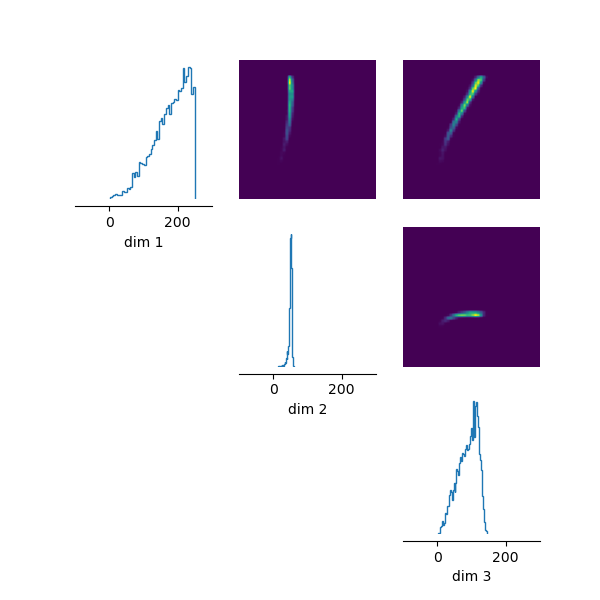

This chart was generated by the following Python code:
### IMPORT PACKAGES AND ALSO REWRITE FUNCTIONS ###

import torch
import multiprocessing
import os

def get_gpu_count():
    return torch.cuda.device_count()

def get_cpu_count():
    return multiprocessing.cpu_count()

if __name__ == "__main__":
    num_gpus = get_gpu_count()
    num_cpus = get_cpu_count()
    print("Number of GPUs (torch.cuda.device_count()):", num_gpus)
    print("Number of CPUs (multiprocessing.cpu_count()):", num_cpus)

print("Number of CPUs (os.cpu_count()):", os.cpu_count())

import pandas as pd
import numpy as np
import matplotlib.pyplot as plt
from scipy.integrate import odeint
import torch
import torch.nn as nn
from torch.autograd import Variable
from sklearn.model_selection import train_test_split
from torch.utils.data import DataLoader, TensorDataset
from sbi.inference import SNPE, prepare_for_sbi, simulate_for_sbi
from sbi import utils as utils
from sbi import analysis as analysis
from sbi.inference.base import infer
import numpy as np

import joblib
import math
from math import ceil
import random
import contextlib
import torch
import sys
from numpy import fft, ndarray
from scipy.stats import norm
import os
import seaborn as sns
from pyro.infer.mcmc.api import MCMC
from warnings import warn
from torch import Tensor, split, randint, cat
from typing import Any, Callable, Optional, Tuple, Union, Dict
from joblib import Parallel, delayed
from tqdm import tqdm
from tqdm.auto import tqdm, trange
from pyro.infer.mcmc import HMC, NUTS
from sbi.inference import prepare_for_sbi, SNLE
from sbi import utils as utils
from sbi import analysis as analysis
from sbi.types import Shape, TorchTransform
from sbi.utils.get_nn_models import (likelihood_nn,)
from sbi.samplers.mcmc import SliceSamplerVectorized
from sbi.samplers.mcmc.slice_numpy import MCMCSampler
from sbi.utils import tensor2numpy

def seed_all_backends(seed: Optional[Union[int, Tensor]] = None) -> None:
    if seed is None:
        seed = int(torch.randint(10_000_000, size=(1,)))
    else:
        # Cast Tensor to int (required by math.random since Python 3.11)
        seed = int(seed)
    random.seed(seed)
    np.random.seed(seed)
    torch.manual_seed(seed)
    torch.cuda.manual_seed(seed)
    torch.backends.cudnn.deterministic = True # type: ignore
    torch.backends.cudnn.benchmark = False # type: ignore

@contextlib.contextmanager
def tqdm_joblib(tqdm_object):
    def tqdm_print_progress(self):
        if self.n_completed_tasks > tqdm_object.n:
            n_completed = self.n_completed_tasks - tqdm_object.n
            tqdm_object.update(n=n_completed)
    
    original_print_progress = joblib.parallel.Parallel.print_progress
    joblib.parallel.Parallel.print_progress = tqdm_print_progress
    
    try:
        yield tqdm_object
    finally:
        joblib.parallel.Parallel.print_progress = original_print_progress
        tqdm_object.close()

class SliceSampler(MCMCSampler):
    def __init__(self, x, lp_f, max_width=float("inf"), init_width: Union[float, np.ndarray] = 0.05, thin=None, tuning: int = 50, verbose: bool = False,):
        MCMCSampler.__init__(self, x, lp_f, thin, verbose=verbose)
        self.max_width = max_width
        self.init_width = init_width
        self.width = None
        self.tuning = tuning
        
    def _tune_bracket_width(self, rng):
        order = list(range(self.n_dims))
        x = self.x.copy()

        self.width = np.full(self.n_dims, self.init_width)

        tbar = trange(self.tuning, miniters=2, disable=not self.verbose)
        tbar.set_description("Tuning bracket width...")
        for n in tbar:
            # for n in range(int(self.tuning)):
            rng.shuffle(order)
            for i in range(self.n_dims):
                x[i], wi = self._sample_from_conditional(i, x[i], rng)
                self.width[i] += (wi - self.width[i]) / (n + 1)

    def _sample_from_conditional(self, i: int, cxi, rng):
        assert self.width is not None, "Chain not initialized."

        # conditional log prob
        Li = lambda t: self.lp_f(np.concatenate([self.x[:i], [t], self.x[i + 1 :]]))
        wi = self.width[i]

        # sample a slice uniformly
        logu = Li(cxi) + np.log(1.0 - rng.rand())

        # position the bracket randomly around the current sample
        lx = cxi - wi * rng.rand()
        ux = lx + wi
        
        # find lower bracket end
        while Li(lx) >= logu and cxi - lx < self.max_width:
            lx -= wi

        # find upper bracket end
        while Li(ux) >= logu and ux - cxi < self.max_width:
            ux += wi

        # sample uniformly from bracket
        xi = (ux - lx) * rng.rand() + lx

        # if outside slice, reject sample and shrink bracket
        while Li(xi) < logu:
            if xi < cxi:
                lx = xi
            else:
                ux = xi
            xi = (ux - lx) * rng.rand() + lx
       
        return xi, ux - lx
      
def run_fun(SliceSamplerSerial, num_samples, inits, seed, log_prob_fn: Callable, thin: Optional[int] = None, tuning: int = 50, verbose: bool = True, init_width: Union[float, np.ndarray] = 0.01,
            max_width: float = float("inf"), num_workers: int = 1, rng=np.random, show_info: bool = False, logger=sys.stdout) -> np.ndarray:
    np.random.seed(seed)
    posterior_sampler = SliceSampler(inits, lp_f=log_prob_fn, max_width=max_width, init_width=init_width, thin=thin, tuning=tuning, verbose=num_workers == 1 and verbose,)
    
    assert num_samples >= 0, "number of samples can't be negative"

    order = list(range(posterior_sampler.n_dims))
    L_trace = []
    samples = np.empty([int(num_samples), int(posterior_sampler.n_dims)])
    logger = open(os.devnull, "w") if logger is None else logger

    if posterior_sampler.width is None:
        # logger.write('tuning bracket width...\n')
        posterior_sampler._tune_bracket_width(rng)

    tbar = trange(int(num_samples), miniters=10, disable=not posterior_sampler.verbose)
    tbar.set_description("Generating samples")
    for n in tbar:
        # for n in range(int(n_samples)):
        for _ in range(posterior_sampler.thin):
            rng.shuffle(order)

            for i in order:
                posterior_sampler.x[i], _ = posterior_sampler._sample_from_conditional(i, posterior_sampler.x[i], rng)

        samples[n] = posterior_sampler.x.copy()

        posterior_sampler.L = posterior_sampler.lp_f(posterior_sampler.x)
        # logger.write('sample = {0}, log prob = {1:.2}\n'.format(n+1, self.L))

        if show_info:
            L_trace.append(posterior_sampler.L)

    # show trace plot
    if show_info:
        fig, ax = plt.subplots(1, 1)
        ax.plot(L_trace)
        ax.set_ylabel("log probability")
        ax.set_xlabel("samples")
        plt.show(block=False)

    return samples

def run(SliceSamplerSerial, log_prob_fn: Callable, num_samples: int, init_params: np.ndarray, num_chains: int = 1, thin: Optional[int] = None, verbose: bool = True, num_workers: int = 1,) -> np.ndarray:
    num_chains , dim_samples = init_params.shape
    # Generate seeds for workers from current random state.
    seeds = torch.randint(high=1_000_000, size=(num_chains,))
    for seed in seeds:
        seed_all_backends(seed)
    with tqdm_joblib(tqdm(range(num_chains), disable=not verbose, desc=f"""Running {num_chains} MCMC chains with {num_workers} worker{"s" if num_workers>1 else ""}.""", total=num_chains,)):
        all_samples = Parallel(n_jobs=num_workers)(delayed(run_fun)(SliceSamplerSerial, num_samples, initial_params_batch, seed, log_prob_fn)for initial_params_batch, seed in zip(init_params, seeds))
    samples = np.stack(all_samples).astype(np.float32)
    samples = samples.reshape(num_chains, -1, dim_samples)  # chains, samples, dim
    samples = samples[:, :: thin, :]  # thin chains

    # save samples
    return samples

class SliceSamplerSerial:
    def __init__(self, log_prob_fn: Callable, init_params: np.ndarray, num_chains: int = 1, thin: Optional[int] = None, tuning: int = 50, verbose: bool = True, init_width: Union[float, np.ndarray] = 0.01, max_width: float = float("inf"), num_workers: int = 1,):
        self._log_prob_fn = log_prob_fn
        self.x = init_params
        self.num_chains = num_chains
        self.thin = thin
        self.tuning = tuning
        self.verbose = verbose
        self.init_width = init_width
        self.max_width = max_width
        self.n_dims = self.x.size
        self.num_workers = num_workers
        self._samples = None

    def get_samples(self, num_samples: Optional[int] = None, group_by_chain: bool = True) -> np.ndarray:
        if self._samples is None:
            raise ValueError("No samples found from MCMC run.")
        # if not grouped by chain, flatten samples into (all_samples, dim_params)
        if not group_by_chain:
            samples = self._samples.reshape(-1, self._samples.shape[2])
        else:
            samples = self._samples

        # if not specified return all samples
        if num_samples is None:
            return samples
        # otherwise return last num_samples (for each chain when grouped).
        elif group_by_chain:
            return samples[:, -num_samples:, :]
        else:
            return samples[-num_samples:, :]

##############################################################################################################################
        
def _maybe_use_dict_entry(default: Any, key: str, dict_to_check: Dict) -> Any:
    attribute = default if key not in dict_to_check.keys() else dict_to_check[key]
    return attribute

def _get_initial_params(proposal, init_strategy: str, num_chains: int, num_workers: int, show_progress_bars: bool, **kwargs,) -> Tensor: 
    # Build init function
    init_fn = proposal._build_mcmc_init_fn(proposal.proposal, proposal.potential_fn, transform=proposal.theta_transform, init_strategy=init_strategy, **kwargs,)

    # Parallelize inits for resampling only.
    if num_workers > 1 and (init_strategy == "resample" or init_strategy == "sir"):
        def seeded_init_fn(seed):
            torch.manual_seed(seed)
            return init_fn()

        seeds = torch.randint(high=10_000_000, size=(num_chains,))

        # Generate initial params parallelized over num_workers.
        with tqdm_joblib(tqdm(range(num_chains), disable=not show_progress_bars, desc=f"""Generating {num_chains} MCMC inits with {num_workers} workers.""", total=num_chains,)):
            initial_params = torch.cat(Parallel(n_jobs=num_workers)(delayed(seeded_init_fn)(seed) for seed in seeds))
    else:
        initial_params = torch.cat([init_fn() for _ in range(num_chains)])
    return initial_params
    
def _slice_np_mcmc(proposal, num_samples: int, potential_function: Callable, initial_params: Tensor, thin: int, warmup_steps: int, vectorized: bool = False, num_workers: int = 1, init_width: Union[float, ndarray] = 0.01, show_progress_bars: bool = True,) -> Tensor:
    num_chains, dim_samples = initial_params.shape
        
    if not vectorized:
        SliceSamplerMultiChain = SliceSamplerSerial
    else:
        SliceSamplerMultiChain = SliceSamplerVectorized

    posterior_sampler = SliceSamplerMultiChain(init_params=tensor2numpy(initial_params), log_prob_fn=potential_function, num_chains=num_chains, thin=thin, verbose=show_progress_bars, num_workers=num_workers, init_width=init_width,)
    warmup_ = warmup_steps * thin
    num_samples_ = ceil((num_samples * thin) / num_chains)
    # Run mcmc including warmup
    samples = run(posterior_sampler, log_prob_fn=potential_function, num_samples = (warmup_ + num_samples_), init_params = tensor2numpy(initial_params))
    samples = samples[:, warmup_steps:, :]  # discard warmup steps
    samples = torch.from_numpy(samples)  # chains x samples x dim

    # Save posterior sampler.
    proposal._posterior_sampler = posterior_sampler

    # Save sample as potential next init (if init_strategy == 'latest_sample').
    proposal._mcmc_init_params = samples[:, -1, :].reshape(num_chains, dim_samples)

    # Collect samples from all chains.
    samples = samples.reshape(-1, dim_samples)[:num_samples, :]
    assert samples.shape[0] == num_samples
    return samples.type(torch.float32).to(proposal._device)

def sample_my_fun(proposal, sample_shape: Shape = torch.Size(), x: Optional[Tensor] = None, method: Optional[str] = None, thin: Optional[int] = None, warmup_steps: Optional[int] = None, num_chains: Optional[int] = None, init_strategy: Optional[str] = None, init_strategy_parameters: Optional[Dict[str, Any]] = None,
                   init_strategy_num_candidates: Optional[int] = None, mcmc_parameters: Dict = {}, mcmc_method: Optional[str] = None, sample_with: Optional[str] = None, num_workers: Optional[int] = None, show_progress_bars: bool = True,) -> Tensor:
    
    proposal.potential_fn.set_x(proposal._x_else_default_x(x))

    # Replace arguments that were not passed with their default.
    method = proposal.method if method is None else method
    thin = proposal.thin if thin is None else thin
    warmup_steps = proposal.warmup_steps if warmup_steps is None else warmup_steps
    num_chains = proposal.num_chains if num_chains is None else num_chains
    init_strategy = proposal.init_strategy if init_strategy is None else init_strategy
    num_workers = proposal.num_workers if num_workers is None else num_workers
    init_strategy_parameters = (proposal.init_strategy_parameters if init_strategy_parameters is None else init_strategy_parameters)

    if init_strategy_num_candidates is not None:
        warn("""Passing `init_strategy_num_candidates` is deprecated as of sbi v0.19.0. Instead, use e.g.,`init_strategy_parameters={"num_candidate_samples": 1000}`""")
        proposal.init_strategy_parameters["num_candidate_samples"] = (init_strategy_num_candidates)
    if sample_with is not None:
        raise ValueError(f"You set `sample_with={sample_with}`. As of sbi v0.18.0, setting `sample_with` is no longer supported. You have to rerun `.build_posterior(sample_with={sample_with}).`")
    if mcmc_method is not None:
        warn("You passed `mcmc_method` to `.sample()`. As of sbi v0.18.0, this is deprecated and will be removed in a future release. Use `method` instead of `mcmc_method`.")
        method = mcmc_method
    if mcmc_parameters:
        warn("You passed `mcmc_parameters` to `.sample()`. As of sbi v0.18.0, this is deprecated and will be removed in a future release. Instead, pass the variable to `.sample()` directly, e.g. `posterior.sample((1,), num_chains=5)`.")
    # The following lines are only for backwards compatibility with sbi v0.17.2 or older.
    m_p = mcmc_parameters  # define to shorten the variable name
    method = _maybe_use_dict_entry(method, "mcmc_method", m_p)
    thin = _maybe_use_dict_entry(thin, "thin", m_p)
    warmup_steps = _maybe_use_dict_entry(warmup_steps, "warmup_steps", m_p)
    num_chains = _maybe_use_dict_entry(num_chains, "num_chains", m_p)
    init_strategy = _maybe_use_dict_entry(init_strategy, "init_strategy", m_p)
    proposal.potential_ = proposal._prepare_potential(method)  # type: ignore

    initial_params = _get_initial_params(proposal, init_strategy, num_chains, num_workers, show_progress_bars, **init_strategy_parameters,)
    num_samples = torch.Size(sample_shape).numel()

    track_gradients = method in ("hmc", "nuts")
    with torch.set_grad_enabled(track_gradients):
        if method in ("slice_np", "slice_np_vectorized"):
            transformed_samples = _slice_np_mcmc(proposal, num_samples=num_samples, potential_function=proposal.potential_, initial_params=initial_params, thin=thin, warmup_steps=warmup_steps, vectorized=(method == "slice_np_vectorized"), num_workers=num_workers, show_progress_bars=show_progress_bars,)
        elif method in ("hmc", "nuts", "slice"):
            transformed_samples = _pyro_mcmc(proposal, num_samples=num_samples, potential_function=proposal.potential_, initial_params=initial_params, mcmc_method=method, thin=thin, warmup_steps=warmup_steps, num_chains=num_chains, show_progress_bars=show_progress_bars,)
        else:
            raise NameError

    samples = proposal.theta_transform.inv(transformed_samples)

    return samples.reshape((*sample_shape, -1))  # type: ignore

#######################################################################################################################################

def simulator_seeded(simulator: Callable, theta: Tensor, seed: int) -> Tensor:
    import torch
    torch.backends.cudnn.deterministic = True
    torch.backends.cudnn.benchmark = False
    with torch.random.fork_rng(devices=[]):
        torch.manual_seed(seed)
        return simulator(theta)

def simulate_in_batches(simulator: Callable, theta: Tensor, sim_batch_size: int = 1, num_workers: int = 1 , seed: Optional[int] = None, show_progress_bars: bool = True, ) -> Tensor:
    num_sims, *_ = theta.shape
    seed_all_backends(seed)
    if num_sims == 0:
        x = torch.tensor([])
    elif sim_batch_size is not None and sim_batch_size < num_sims:
        batches = split(theta, sim_batch_size, dim=0)
        
        if num_workers != 1:
            batch_seeds = randint(high=1_000_000, size=(len(batches),))
            with tqdm_joblib(tqdm(batches, disable=not show_progress_bars, total = len(batches), desc=f"Running {num_sims} simulations in {len(batches)} batches ({num_workers} cores)",)) as _:
                simulation_outputs = Parallel(n_jobs=num_workers)(delayed(simulator_seeded)(simulator, batch, batch_seed) for batch, batch_seed in zip(batches, batch_seeds))
        else:
            pbar = tqdm(total=num_sims, disable=not show_progress_bars, desc=f"Running {num_sims} simulations.", )
            with pbar:
                simulation_outputs = []
                for batch in batches:
                    simulation_outputs.append(simulator_seeded(simulator, batch, seed))
                    pbar.update(sim_batch_size)
        x = cat(simulation_outputs, dim=0)
    else:
        x = simulator(theta)
    return x

def simulate_for_sbi(round_idx: int, simulator: Callable, proposal: Any, num_simulations: int, num_workers: int = 1, simulation_batch_size: int = 1, seed: Optional[int] = None, show_progress_bar: bool = True)-> Tuple[Tensor, Tensor]:
    if round_idx == 0:
        theta = proposal.sample((num_simulations,))
    else:
        theta = sample_my_fun(proposal, (num_simulations,), num_workers = num_workers, num_chains = 4) # because only in first round proposal is boxuniform, then it is mcmcposterior object
    
    x = simulate_in_batches(simulator=simulator, theta=theta, sim_batch_size=simulation_batch_size, num_workers=num_workers, seed=seed, show_progress_bars=show_progress_bar)
    
    return theta, x

### Parallelisation ###
##### paralellise #####

#Parallelise it
# PART 1: Edited code from original sbi repos. Functions edited: simulate_for_sbi, and all the functions it contains.
#Main changes: defined simulator_seeded globally rather than within simulate_in_batches function, and re-imported torch within simulator_seeded 
#NO changes need to be made in this file

# PART 2: Essentially the unparallelised code with 2 extra arguments in the simulate_for_sbi line

##################################### PART 1 #########################################
import joblib
import contextlib
import random
import torch
import numpy as np

from torch import Tensor, split, randint, cat
from typing import Any, Callable, Optional, Tuple, Union
from joblib import Parallel, delayed
from tqdm import tqdm
from tqdm.auto import tqdm

import sbi
from scipy.integrate import odeint
import matplotlib.pyplot as plt
import os

from sbi.inference import SNLE, prepare_for_sbi
# No longer importing simulate_for_sbi from the package, we use the one defined above
from sbi import utils as utils
from sbi import analysis as analysis

def seed_all_backends(seed: Optional[Union[int, Tensor]] = None) -> None:
    if seed is None:
        seed = int(torch.randint(1_000_000, size=(1,)))
    else:
        # Cast Tensor to int (required by math.random since Python 3.11)
        seed = int(seed)

    random.seed(seed)
    np.random.seed(seed)
    torch.manual_seed(seed)
    torch.cuda.manual_seed(seed)
    torch.backends.cudnn.deterministic = True # type: ignore
    torch.backends.cudnn.benchmark = False # type: ignore

def simulator_seeded(simulator: Callable, theta: Tensor, seed: int) -> Tensor:
    import torch
    torch.backends.cudnn.deterministic = True
    torch.backends.cudnn.benchmark = False
    with torch.random.fork_rng(devices=[]):
        torch.manual_seed(seed)
        return simulator(theta)

def simulate_in_batches(simulator: Callable, theta: Tensor, sim_batch_size: int = 1, num_workers: int = 1,
                        seed: Optional[int] = None, show_progress_bars: bool = True, ) -> Tensor:

    num_sims, *_ = theta.shape
    seed_all_backends(seed)

    if num_sims == 0:
        x = torch.tensor([])
    elif sim_batch_size is not None and sim_batch_size < num_sims:
        batches = split(theta, sim_batch_size, dim=0)

        if num_workers != 1:
            batch_seeds = randint(high=1_000_000, size=(len(batches),))

            with tqdm_joblib(
                tqdm(batches, disable=not show_progress_bars,
                     desc=f"Running {num_sims} simulations in {len(batches)} batches.", total=len(batches),)) as _:
                simulation_outputs = Parallel(n_jobs=num_workers)(delayed(simulator_seeded)(simulator, batch, batch_seed)
                    for batch, batch_seed in zip(batches, batch_seeds))
        else:
            pbar = tqdm(total=num_sims, disable=not show_progress_bars, desc=f"Running {num_sims} simulations.", )

            with pbar:
                simulation_outputs = []
                for batch in batches:
                    simulation_outputs.append(simulator_seeded(simulator, batch, seed))
                    pbar.update(sim_batch_size)

        x = cat(simulation_outputs, dim=0)
    else:
        x = simulator(theta)

    return x


@contextlib.contextmanager
def tqdm_joblib(tqdm_object):
    def tqdm_print_progress(self):
        if self.n_completed_tasks > tqdm_object.n:
            n_completed = self.n_completed_tasks - tqdm_object.n
            tqdm_object.update(n=n_completed)

    original_print_progress = joblib.parallel.Parallel.print_progress
    joblib.parallel.Parallel.print_progress = tqdm_print_progress

    try:
        yield tqdm_object
    finally:
        joblib.parallel.Parallel.print_progress = original_print_progress
        tqdm_object.close()

def simulate_for_sbi(simulator: Callable, proposal: Any, num_simulations: int, num_workers: int = 1,
                     simulation_batch_size: int = 1, seed: Optional[int] = None,
                     show_progress_bar: bool = True, ) -> Tuple[Tensor, Tensor]:

    theta = proposal.sample((num_simulations,))

    x = simulate_in_batches(simulator=simulator, theta=theta, sim_batch_size=simulation_batch_size,
                            num_workers=num_workers, seed=seed, show_progress_bars=show_progress_bar,)

    return theta, x

######################################################################################################

# To parallelise, set number of CPUs to be used. Note: parallelise anything that has num_rounds>2 and/or num_simulations>50
# to see total available CPUs: print(os.cpu_count())

CPUs_to_use = 30

total_CPUs = os.cpu_count()
num_workers = CPUs_to_use - total_CPUs -1
# num_workers = -1 uses all cpus
# num_workers = -2 uses all cpus but one etc https://joblib.readthedocs.io/en/latest/generated/joblib.Parallel.html
if CPUs_to_use > total_CPUs:
    raise ValueError(f"Cannot use more CPUs than are available. Available CPUs: {total_CPUs}")

######################################################################################################

#Simulator
###### Simulate
headers = ["k1" , "k2", "k3"]          # parameters to be inferred
num_timesteps = 100

# FOR SNLE
prior_min = 0.01                        # same for all parameters
prior_max = 250    

t = np.linspace(0, 100, num_timesteps)
param_dict = {'k1': 38.94801652652866, 'k2': 193.4015439096185, 'k3': 52.24130352947285, 
              'n1': 4.758094367378883, 'n2': 1.985417765709296, 'n3': 4.910007465597671, 
              'dm1': 1.1977430229572492, 'dm2': 1.5302375124759988, 'dm3': 1.5608364378206137, 
              'dp1': 0.7747339528650133, 'dp2': 0.7511393265314563, 'dp3': 0.7528339378453786,
              'a1': 30.52123007653054, 'a2': 39.231588311273846, 'a3': 34.86007101736975, 
              'g1': 0.1902661176643755, 'g2': 0.28113643328037285, 'g3': 0.8181176651249633, 
              'b1': 24.68491191280538, 'b2': 29.42387320898578, 'b3': 41.04934603816582}
all_params = 'a1', 'a2', 'a3', 'g1', 'g2', 'g3', 'dm1', 'dm2', 'dm3', 'dp1', 'dp2', 'dp3', 'b1', 'b2', 'b3', 'n1', 'n2', 'n3', 'k1', 'k2', 'k3'
new_param_dict ={}
for param in all_params:
    if param not in headers:
        new_param_dict[param] = param_dict[param]
    elif param in headers:
        new_param_dict[param] = param

def my_simulator(theta):
    def model(variables, t, theta, new_param_dict = new_param_dict):
        m1, p1, m2, p2, m3, p3 = variables
        for i in range(len(headers)):
            new_param_dict[headers[i]] = theta[i]
        
        dm1dt = -new_param_dict['dm1']*m1 + (new_param_dict['a1'] / (1 + ((1/new_param_dict['k1']) * p2)**new_param_dict['n1'])) + new_param_dict['g1']
        dp1dt = (new_param_dict['b1']*m1) - (new_param_dict['dp1']*p1)
        dm2dt = -new_param_dict['dm2']*m2 + (new_param_dict['a2'] / (1 + ((1/new_param_dict['k2']) * p3)**new_param_dict['n2'])) + new_param_dict['g2']
        dp2dt = (new_param_dict['b2']*m2) - (new_param_dict['dp2']*p2)
        dm3dt = -new_param_dict['dm3']*m3 + (new_param_dict['a3'] / (1 + ((1/new_param_dict['k3']) * p1)**new_param_dict['n3'])) + new_param_dict['g3']
        dp3dt = (new_param_dict['b3']*m3) - (new_param_dict['dp3']*p3)

        return [dm1dt, dp1dt, dm2dt, dp2dt, dm3dt, dp3dt]

    def solve_ode(theta, t):
        initial_conditions = np.array([0, 2, 0, 1, 0, 3], dtype=np.float32)
        y = odeint(model, initial_conditions, t, args=(theta,))
                 #raw output
        return torch.tensor(y, dtype=torch.float32)
    return solve_ode(theta, t)
prior = utils.BoxUniform(
    low=torch.tensor([10**-2,10**-2,10**-2]),
    high=torch.tensor([250.,250.,250.]))


def my_simulator_t(theta):
    def model(variables, t, theta, new_param_dict = new_param_dict):
        m1, p1, m2, p2, m3, p3 = variables
        for i in range(len(headers)):
            new_param_dict[headers[i]] = theta[i]
        
        dm1dt = -new_param_dict['dm1']*m1 + (new_param_dict['a1'] / (1 + ((1/new_param_dict['k1']) * p2)**new_param_dict['n1'])) + new_param_dict['g1']
        dp1dt = (new_param_dict['b1']*m1) - (new_param_dict['dp1']*p1)
        dm2dt = -new_param_dict['dm2']*m2 + (new_param_dict['a2'] / (1 + ((1/new_param_dict['k2']) * p3)**new_param_dict['n2'])) + new_param_dict['g2']
        dp2dt = (new_param_dict['b2']*m2) - (new_param_dict['dp2']*p2)
        dm3dt = -new_param_dict['dm3']*m3 + (new_param_dict['a3'] / (1 + ((1/new_param_dict['k3']) * p1)**new_param_dict['n3'])) + new_param_dict['g3']
        dp3dt = (new_param_dict['b3']*m3) - (new_param_dict['dp3']*p3)

        return [dm1dt, dp1dt, dm2dt, dp2dt, dm3dt, dp3dt]
    def solve_ode_t(params, t):
        seed = 12
        np.random.seed(seed)
        initial_conditions = np.array([0.0, 2.0, 0.0, 1.0, 0.0, 3.0])
        solution = odeint(model, initial_conditions, t, args=(params,))
        noise = solution * 0.05
        solution += np.random.normal(0, noise)
        y = np.maximum(solution, 0)
        yt = torch.tensor(y, dtype=torch.float32)
        return yt
    return solve_ode_t(theta, t)

true_params = tuple(param_dict[parameter] for parameter in headers)
true_data = my_simulator_t(true_params)
num_dim = len(true_params)

#Embedding net RNN
import torch
import torch.nn as nn

class RNN(nn.Module):
    def __init__(self, input_size, hidden_size, output_size):
        super(RNN, self).__init__()
        self.hidden_size = hidden_size
        self.input_size = input_size
        self.gru = nn.GRU(input_size, hidden_size, batch_first=True) #batch_size of 100
        self.linear = nn.Linear(hidden_size, output_size)

                                                       #The middle value needs to be the length, in this case 1000, or input.size(0) (try with true_data)
                                                        #1 is the number of layers
                                                        #Actually prepare for sbi adds a batch_size, so x.shape is (1, 1000, 6)
    def forward(self, x):
        h = torch.zeros(1, x.size(0), self.hidden_size)
        gru_out, hn = self.gru(
            x, h)
        output = self.linear(gru_out[:,-1, :])
        return output

# Example usage
input_size = 6 #Needs to be the same as input.size(-1)
output_size = 25
hidden_size = 100
embedding_net = RNN(input_size, hidden_size, output_size)


# Actual SNPE
num_rounds = 3
simulator_wrapper, prior = prepare_for_sbi(my_simulator, prior)


# We define the neural network (neural density estimator), specifying the embedding net. In this case we use a mixture density network.
neural_posterior = utils.posterior_nn(
    model="maf", embedding_net=embedding_net, hidden_features=50, num_transforms=3)

# Setup the inference procedure with the SNPE-C (Greenberg et al, 2019)
inference = SNPE(prior=prior, density_estimator=neural_posterior)

posteriors = []
proposal = prior

num_simulations = 5000
simulation_batch_size = 160

for _ in range(num_rounds):
    theta, x = simulate_for_sbi(simulator_wrapper, proposal, num_simulations=num_simulations, simulation_batch_size=simulation_batch_size, num_workers=num_workers)
    density_estimator = inference.append_simulations(
        theta, x, proposal=proposal
    ).train()
    posterior = inference.build_posterior(density_estimator, sample_with="mcmc")
    posteriors.append(posterior)
    proposal = posterior.set_default_x(true_data)

posterior_samples_RNN = posterior.sample((5000,), x=true_data)

### Save plot...
_ = analysis.pairplot(
    posterior_samples_RNN, limits=[[-100, 300], [-100, 300], [-100,300]], figsize=(6, 6) #It should be close to 247, but since this is a toy example we are not expecting it to work (just checking it runs).
)

plt.savefig(f'RNN_3p_noise.png')

### Save csv...
column_name = ['k1','k2','k3']
snpernn3p5r = pd.DataFrame(data=posterior_samples_RNN, columns=column_name)
snpernn3p5r.to_csv('RNN_3p_noise.csv')